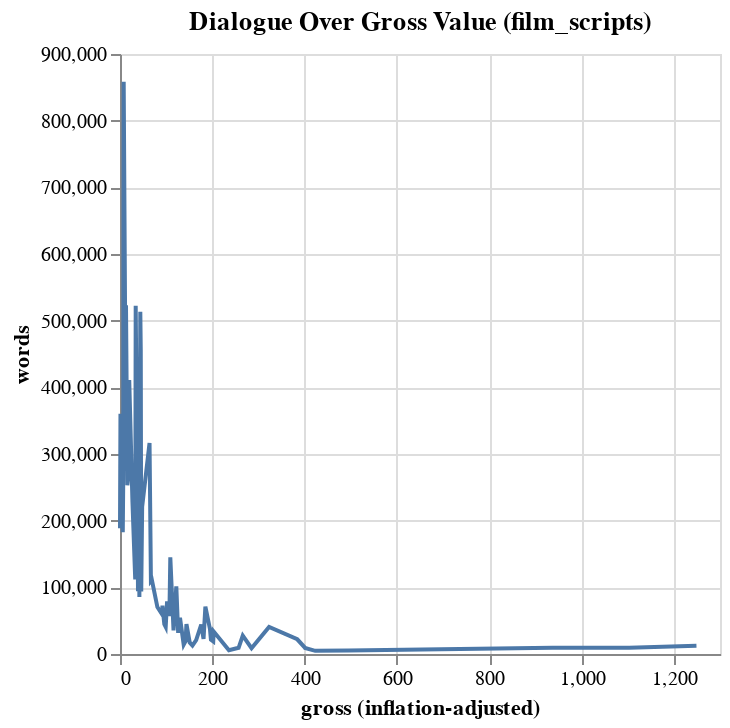

Write notebook code for a chart like this one.
### Code cell
grouped_merge_df = merge_df.groupby(['gross (inflation-adjusted)'])['words'].sum().reset_index()
alt.Chart(grouped_merge_df).mark_line().encode(
    x='gross (inflation-adjusted):Q',
    y='words',
).properties(
    title='Dialogue Over Gross Value (film_scripts)'
)

### Figure 1 — Vega-Lite specification as saved in the notebook (floating-point values rounded to 4 significant figures)
{"config": {"view": {"continuousWidth": 300, "continuousHeight": 300}}, "data": {"name": "data-0d6fdd66b5c18f67dd00ec9ca2df26de"}, "mark": {"type": "line"}, "encoding": {"x": {"field": "gross (inflation-adjusted)", "type": "quantitative"}, "y": {"field": "words", "type": "quantitative"}}, "title": "Dialogue Over Gross Value (film_scripts)", "$schema": "https://vega.github.io/schema/vega-lite/v5.16.3.json", "datasets": {"data-0d6fdd66b5c18f67dd00ec9ca2df26de": [{"gross (inflation-adjusted)": 0.0, "words": 188727}, {"gross (inflation-adjusted)": 1.0, "words": 360362}, {"gross (inflation-adjusted)": 5.0, "words": 231218}, {"gross (inflation-adjusted)": 6.0, "words": 182530}, {"gross (inflation-adjusted)": 7.0, "words": 258602}, {"gross (inflation-adjusted)": 8.0, "words": 858456}, {"gross (inflation-adjusted)": 11.0, "words": 513532}, {"gross (inflation-adjusted)": 13.0, "words": 523221}, {"gross (inflation-adjusted)": 16.0, "words": 253164}, {"gross (inflation-adjusted)": 19.0, "words": 272850}, {"gross (inflation-adjusted)": 20.0, "words": 411092}, {"gross (inflation-adjusted)": 27.0, "words": 227698}, {"gross (inflation-adjusted)": 33.0, "words": 111830}, {"gross (inflation-adjusted)": 34.0, "words": 522501}, {"gross (inflation-adjusted)": 37.0, "words": 285296}, {"gross (inflation-adjusted)": 38.0, "words": 208844}, {"gross (inflation-adjusted)": 39.0, "words": 94206}, {"gross (inflation-adjusted)": 40.0, "words": 185529}, {"gross (inflation-adjusted)": 41.0, "words": 170460}, {"gross (inflation-adjusted)": 42.0, "words": 85596}, {"gross (inflation-adjusted)": 44.0, "words": 513321}, {"gross (inflation-adjusted)": 45.0, "words": 455697}, {"gross (inflation-adjusted)": 46.0, "words": 93769}, {"gross (inflation-adjusted)": 48.0, "words": 220790}, {"gross (inflation-adjusted)": 64.0, "words": 316586}, {"gross (inflation-adjusted)": 67.0, "words": 109622}, {"gross (inflation-adjusted)": 69.0, "words": 111323}, {"gross (inflation-adjusted)": 81.0, "words": 70400}, {"gross (inflation-adjusted)": 91.0, "words": 59696}, {"gross (inflation-adjusted)": 92.0, "words": 72479}, {"gross (inflation-adjusted)": 96.0, "words": 44772}, {"gross (inflation-adjusted)": 99.0, "words": 40687}, {"gross (inflation-adjusted)": 102.0, "words": 78832}, {"gross (inflation-adjusted)": 107.0, "words": 57153}, {"gross (inflation-adjusted)": 109.0, "words": 145048}, {"gross (inflation-adjusted)": 116.0, "words": 35322}, {"gross (inflation-adjusted)": 122.0, "words": 101443}, {"gross (inflation-adjusted)": 126.0, "words": 31770}, {"gross (inflation-adjusted)": 130.0, "words": 54495}, {"gross (inflation-adjusted)": 138.0, "words": 14101}, {"gross (inflation-adjusted)": 142.0, "words": 19225}, {"gross (inflation-adjusted)": 144.0, "words": 44828}, {"gross (inflation-adjusted)": 151.0, "words": 17302}, {"gross (inflation-adjusted)": 157.0, "words": 12711}, {"gross (inflation-adjusted)": 165.0, "words": 20831}, {"gross (inflation-adjusted)": 176.0, "words": 44072}, {"gross (inflation-adjusted)": 181.0, "words": 22552}, {"gross (inflation-adjusted)": 185.0, "words": 71169}, {"gross (inflation-adjusted)": 195.0, "words": 37172}, {"gross (inflation-adjusted)": 197.0, "words": 21478}, {"gross (inflation-adjusted)": 202.0, "words": 18898}, {"gross (inflation-adjusted)": 203.0, "words": 33705}, {"gross (inflation-adjusted)": 236.0, "words": 5662}, {"gross (inflation-adjusted)": 257.0, "words": 9283}, {"gross (inflation-adjusted)": 266.0, "words": 27645}, {"gross (inflation-adjusted)": 285.0, "words": 8740}, {"gross (inflation-adjusted)": 323.0, "words": 40651}, {"gross (inflation-adjusted)": 384.0, "words": 22085}, {"gross (inflation-adjusted)": 400.0, "words": 10048}, {"gross (inflation-adjusted)": 401.0, "words": 8996}, {"gross (inflation-adjusted)": 423.0, "words": 4708}, {"gross (inflation-adjusted)": 495.0, "words": 5348}, {"gross (inflation-adjusted)": 937.0, "words": 9233}, {"gross (inflation-adjusted)": 1103.0, "words": 9292}, {"gross (inflation-adjusted)": 1249.0, "words": 12508}]}}
